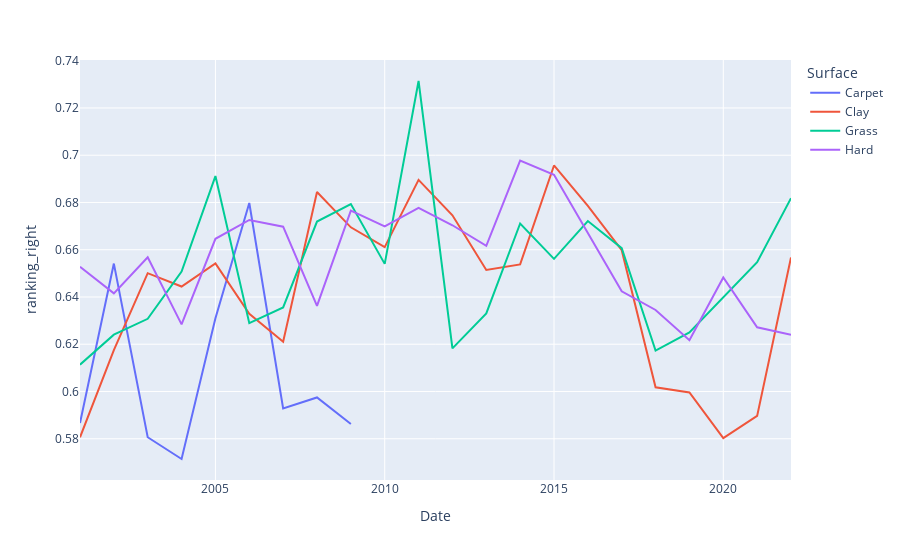

Write notebook code for a chart like this one.
### Code cell
px.line(
    ranking_right_per_year_and_surface.reset_index(),
     x='Date', y='ranking_right', color='Surface',
)

### Figure 1 — Plotly figure (JSON) as saved in the notebook; plotly's stock layout.template omitted (floating-point values rounded to 4 significant figures)
{"data": [{"hovertemplate": "Surface=Carpet<br>Date=%{x}<br>ranking_right=%{y}<extra></extra>", "legendgroup": "Carpet", "line": {"color": "#636efa", "dash": "solid"}, "marker": {"symbol": "circle"}, "mode": "lines", "name": "Carpet", "orientation": "v", "showlegend": true, "type": "scatter", "x": [2001, 2002, 2003, 2004, 2005, 2006, 2007, 2008, 2009], "xaxis": "x", "y": [0.5867, 0.6541, 0.5806, 0.5714, 0.631, 0.6798, 0.5928, 0.5975, 0.5862], "yaxis": "y"}, {"hovertemplate": "Surface=Clay<br>Date=%{x}<br>ranking_right=%{y}<extra></extra>", "legendgroup": "Clay", "line": {"color": "#EF553B", "dash": "solid"}, "marker": {"symbol": "circle"}, "mode": "lines", "name": "Clay", "orientation": "v", "showlegend": true, "type": "scatter", "x": [2001, 2002, 2003, 2004, 2005, 2006, 2007, 2008, 2009, 2010, 2011, 2012, 2013, 2014, 2015, 2016, 2017, 2018, 2019, 2020, 2021, 2022], "xaxis": "x", "y": [0.5806, 0.6175, 0.6501, 0.6444, 0.6542, 0.6329, 0.6211, 0.6844, 0.6695, 0.6611, 0.6895, 0.6746, 0.6514, 0.6538, 0.6957, 0.6786, 0.6598, 0.6018, 0.5996, 0.5802, 0.5897, 0.6568], "yaxis": "y"}, {"hovertemplate": "Surface=Grass<br>Date=%{x}<br>ranking_right=%{y}<extra></extra>", "legendgroup": "Grass", "line": {"color": "#00cc96", "dash": "solid"}, "marker": {"symbol": "circle"}, "mode": "lines", "name": "Grass", "orientation": "v", "showlegend": true, "type": "scatter", "x": [2001, 2002, 2003, 2004, 2005, 2006, 2007, 2008, 2009, 2010, 2011, 2012, 2013, 2014, 2015, 2016, 2017, 2018, 2019, 2021, 2022], "xaxis": "x", "y": [0.6113, 0.6241, 0.6308, 0.6508, 0.6912, 0.6289, 0.6356, 0.6719, 0.6793, 0.654, 0.7314, 0.6183, 0.633, 0.6711, 0.6561, 0.6721, 0.6606, 0.6173, 0.625, 0.6547, 0.6818], "yaxis": "y"}, {"hovertemplate": "Surface=Hard<br>Date=%{x}<br>ranking_right=%{y}<extra></extra>", "legendgroup": "Hard", "line": {"color": "#ab63fa", "dash": "solid"}, "marker": {"symbol": "circle"}, "mode": "lines", "name": "Hard", "orientation": "v", "showlegend": true, "type": "scatter", "x": [2001, 2002, 2003, 2004, 2005, 2006, 2007, 2008, 2009, 2010, 2011, 2012, 2013, 2014, 2015, 2016, 2017, 2018, 2019, 2020, 2021, 2022], "xaxis": "x", "y": [0.6528, 0.6415, 0.6568, 0.6284, 0.6646, 0.6726, 0.6698, 0.6363, 0.6765, 0.6699, 0.6777, 0.6704, 0.6616, 0.6977, 0.6917, 0.6673, 0.6424, 0.6345, 0.6217, 0.6483, 0.6272, 0.624], "yaxis": "y"}], "layout": {"legend": {"title": {"text": "Surface"}, "tracegroupgap": 0}, "margin": {"t": 60}, "xaxis": {"anchor": "y", "domain": [0, 1], "title": {"text": "Date"}}, "yaxis": {"anchor": "x", "domain": [0, 1], "title": {"text": "ranking_right"}}}}
